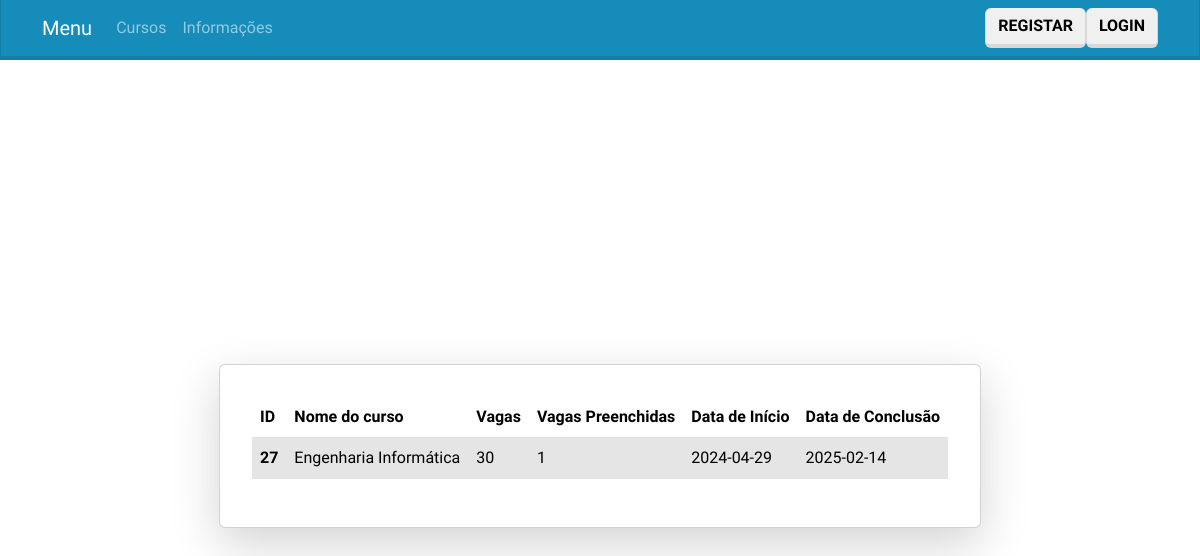
/paginas/cursos.php, run on an earlier commit of the app's database.
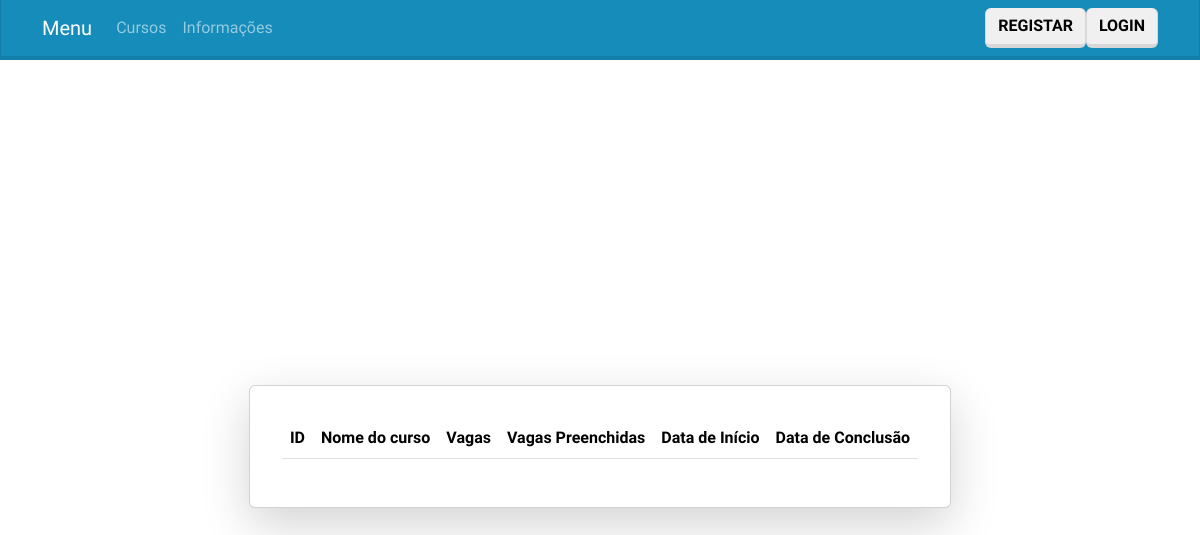
And on a later commit of the database.
### tables this page shows
CREATE TABLE `curso` (
  `id_curso` int(40) NOT NULL,
  `nome` varchar(100) NOT NULL,
  `descricao` varchar(100) NOT NULL,
  `vagas` int(40) NOT NULL,
  `vagas_preenchidas` int(40) NOT NULL,
  `data_inicio` date NOT NULL,
  `data_fim` date NOT NULL,
  `metodo_selecao` varchar(100) NOT NULL
);

### paginas/cursos.php (the view, shortened to what this page needs)
<!DOCTYPE html>
<?php
    include 'cabecalho.php';
?>
<html lang="pt">
<head>
    <link rel="stylesheet" href="bootstrap.css">
</head>
<?php if (isset($_SESSION['tipo_utilizador']) && ($_SESSION['tipo_utilizador'] >= 1)) : ?>
<body>
    <div class="container d-flex justify-content-center align-items-center" style="height: 100vh;">
        <div class="card shadow-lg p-3 mb-5 bg-white rounded " style="margin-top: 20px;">
            <div class="card-body">
            <form method="GET" action="">
                    <div class="input-group mb-3">
                        <input type="text" class="form-control" name="search" placeholder="Pesquisar Cursos" value="<?php echo isset($_GET['search']) ? $_GET['search'] : ''; ?>">
                        <div class="input-group-append">
                            <button class="btn btn-outline-secondary" type="submit">Pesquisar</button>
                        </div>
                    </div>
                </form>
                <table class="table table-hover">
                    <thead>
                        <tr>
                            <th scope="col">ID</th>
                            <th scope="col">Nome do curso</th>
                            <th scope="col">Vagas</th>
                            <th scope="col">Vagas Preenchidas</th>
                            <th scope="col">Data de Início</th>
                            <th scope="col">Data de Conclusão</th>
                            <?php
                            if($_SESSION['tipo_utilizador'] == 3){
                                ?>
                                <th scope="col">Editar</th>
                                <th scope="col">Eliminar</th>
                                <th scope="col">Inscrições</th>
                                <?php
                            } else {
                                ?>
                                <th scope="col">Inscrição</th>
                                <?php
                            }
                            ?>
                        </tr>
                    </thead>
                    <tbody>
                        <?php
                        if($_SESSION['tipo_utilizador'] == 3){
                            $search = isset($_GET['search']) ? $_GET['search'] : '';
                            $searchQuery = $search ? "WHERE nome LIKE '%$search%'" : '';
                            $sql = "SELECT * FROM curso $searchQuery";
                            $result = mysqli_query($conn, $sql);
                            while ($row = mysqli_fetch_assoc($result)) {
                                ?>
                                <tr class="table-active">
                                    <th scope="row"><?php echo $row['id_curso']; ?></th>
                                    <td><?php echo $row['nome']; ?></td>
                                    <td><?php echo $row['vagas']; ?></td>
                                    <td><?php echo $row['vagas_preenchidas']; ?></td>
                                    <td><?php echo $row['data_inicio']; ?></td>
                                    <td><?php echo $row['data_fim']; ?></td>
                                    <td><a href="editarCursoformulario.php?id=<?php echo $row['id_curso']; ?>">Editar</a></td>
                                    <td><a href="eliminarCurso.php?id=<?php echo $row['id_curso']; ?>">Eliminar</a></td>
                                    <td><a href="gerirInscricoes.php?id=<?php echo $row['id_curso']; ?>">Inscrições</a></td>
                                </tr>
                                <?php
                            }
                        } else if($_SESSION['tipo_utilizador'] == 1){
                            $search = isset($_GET['search']) ? $_GET['search'] : '';
                            $searchQuery = $search ? "AND nome LIKE '%$search%'" : '';
                            $sql = "SELECT c.*
                            FROM curso c
                            WHERE NOT EXISTS (
                                SELECT 1
                                FROM inscricao i
                                WHERE i.id_curso = c.id_curso
                                AND i.id_utilizador = '{$_SESSION['id_utilizador']}')
                                AND c.vagas_preenchidas < c.vagas
                                $searchQuery";
                            $result = mysqli_query($conn, $sql);
                            while ($row = mysqli_fetch_assoc($result)){
                                ?>
                                <tr class="table-active">
                                    <th scope="row"><?php echo $row['id_curso']; ?></th>
                                    <td><?php echo $row['nome']; ?></td>
                                    <td><?php echo $row['vagas']; ?></td>
                                    <td><?php echo $row['vagas_preenchidas']; ?></td>
                                    <td><?php echo $row['data_inicio']; ?></td>
                                    <td><?php echo $row['data_fim']; ?></td>
                                    <td><a href="inscricaoformulario.php?id=<?php echo $row['id_curso']; ?>">Inscrever-se</a></td>
                                </tr>
                                <?php
                            }
                        }else if($_SESSION['tipo_utilizador'] == 2){
                            $search = isset($_GET['search']) ? $_GET['search'] : '';
                            $searchQuery = $search ? "AND nome LIKE '%$search%'" : '';
                            $sql = "SELECT c.*
                            FROM curso c
                            INNER JOIN leciona l ON c.id_curso = l.id_curso
                            WHERE l.id_utilizador = '{$_SESSION['id_utilizador']}'
                                $searchQuery";
                            $result = mysqli_query($conn, $sql);
                            while ($row = mysqli_fetch_assoc($result)){
                                ?>
                                <tr class="table-active">
                                    <th scope="row"><?php echo $row['id_curso']; ?></th>
                                    <td><?php echo $row['nome']; ?></td>
                                    <td><?php echo $row['vagas']; ?></td>
                                    <td><?php echo $row['vagas_preenchidas']; ?></td>
                                    <td><?php echo $row['data_inicio']; ?></td>
                                    <td><?php echo $row['data_fim']; ?></td>
                                    <td><a href="gerirInscricoes.php?id=<?php echo $row['id_curso']; ?>">Inscrições</a></td>
                                </tr>
                                <?php
                            }
                        }
                        ?>
                    </tbody>
                </table>
                <?php
                if($_SESSION['tipo_utilizador'] == 3){
                    ?>
                    <a type="button" class="btn btn-primary" href="adicionarCursoformulario.php">Adicionar</a>
                    <?php
                }?>
            </div>
        </div>
    </div>
</body>
<?php else: ?>
    <body>
    <div class="container d-flex justify-content-center align-items-center" style="height: 100vh;">
        <div class="card shadow-lg p-3 mb-5 bg-white rounded " style="margin-top: 20px;">
            <div class="card-body">
                <table class="table table-hover">
                    <thead>
                        <tr>
                            <th scope="col">ID</th>
                            <th scope="col">Nome do curso</th>
                            <th scope="col">Vagas</th>
                            <th scope="col">Vagas Preenchidas</th>
                            <th scope="col">Data de Início</th>
                            <th scope="col">Data de Conclusão</th>
                        </tr>
                    </thead>
                    <tbody>
                            <?php
                            $sql = "SELECT *
                                FROM curso ";
                            $result = mysqli_query($conn, $sql);
                            while ($row = mysqli_fetch_assoc($result)){
                                ?>
                                <tr class="table-active">
                                    <th scope="row"><?php echo $row['id_curso']; ?></th>
                                    <td><?php echo $row['nome']; ?></td>
                                    <td><?php echo $row['vagas']; ?></td>
                                    <td><?php echo $row['vagas_preenchidas']; ?></td>
                                    <td><?php echo $row['data_inicio']; ?></td>
                                    <td><?php echo $row['data_fim']; ?></td>
                                </tr>
                                <?php
                            }
                        ?>
                    </tbody>
                </table>
            </div>
        </div>
    </div>
</body>
<?php endif ?>
</html>

### paginas/cabecalho.php (shortened to what this page needs)
<!DOCTYPE html>
<html>
<head>
    <link rel="stylesheet" href="bootstrap.css">
</head>
<body>
    <nav class="navbar navbar-expand-lg bg-primary" data-bs-theme="dark">
        <div class="container">
            <a class="navbar-brand" href="index.php">Menu</a>
            <div class="collapse navbar-collapse justify-content-between" id="navbarNav">
                <ul class="navbar-nav  nav nav-pills" >
                    <?php
                    if (isset($_SESSION['tipo_utilizador']) && $_SESSION['tipo_utilizador'] > 0){
                        switch ($_SESSION['tipo_utilizador']){
                            case '1':
                                ?>
                                <li class="nav-item">
                                    <a class="nav-link" href="perfil.php">Perfil</a>
                                </li>
                                <li class="nav-item">
                                    <a class="nav-link" href="cursos.php">Cursos</a>
                                </li>
                                <li class="nav-item">
                                    <a class="nav-link" href="inscricoes.php">Inscrições</a>
                                </li>
                                <li class="nav-item">
                                    <a class="nav-link" href="informacoes.php">Informações</a>
                                </li>
                                <?php
                                break;
                            case '2':
                                ?>
                                <li class="nav-item">
                                    <a class="nav-link" href="cursos.php">Cursos</a>
                                </li>
                                <li class="nav-item">
                                    <a class="nav-link" href="perfil.php">Perfil</a>
                                </li>
                                <li class="nav-item">
                                    <a class="nav-link" href="informacoes.php">Informações</a>
                                </li>
                                <?php
                                break;
                            case '3':
                                ?>
                                <li class="nav-item">
                                    <a class="nav-link" href="perfil.php">Perfil</a>
                                </li>
                                  <li class="nav-item dropdown">
                                    <a class="nav-link dropdown-toggle" data-bs-toggle="dropdown" role="button"
                                    aria-haspopup="true" aria-expanded="false">Gerir</a>
                                      <div class="dropdown-menu">
                                          <a class="dropdown-item" href="cursos.php">Cursos</a>
                                          <a class="dropdown-item" href="utilizadores.php">Utilizadores</a>
                                          <a class="dropdown-item" href="geririnscricoes.php">inscricoes</a>
                                      </div>
                                </li>
                                <li class="nav-item">
                                    <a class="nav-link" href="informacoes.php">Informações</a>
                                </li>
                                <?php
                                break;
                        }
                    }
                    else{
                        ?>
                        <li class="nav-item">
                            <a class="nav-link" href="cursos.php">Cursos</a>
                        </li>
                        <li class="nav-item">
                            <a class="nav-link" href="informacoes.php">Informações</a>
                        </li>
                        <?php
                    }
                    ?>
                </ul>
                <ul class="navbar-nav">
                    <?php
                    if (!isset($_SESSION['tipo_utilizador'])):
                    ?>
                        <li class="nav-item">
                            <a class="btn btn-secondary my-0 my-sm-0" href="registarformulario.php">Registar</a>
                        </li>
                        <li class="nav-item">
                            <a class="btn btn-secondary my-0 my-sm-0" href="loginformulario.php">Login</a>
                        </li>
                    <?php else: ?>
                        <li class="nav-item">
                            <a class="btn btn-secondary my-0 my-sm-0" href="sair.php">Sair</a>
                        </li>
                    <?php endif; ?>
                </ul>
            </div>
        </div>
    </nav>
</body>
</html>

What changed in the data, as far as the page shows it:
removed curso: id_curso "27", nome "Engenharia Informática", vagas "30", vagas_preenchidas "1", data_inicio "2024-04-29", data_fim "2025-02-14"
